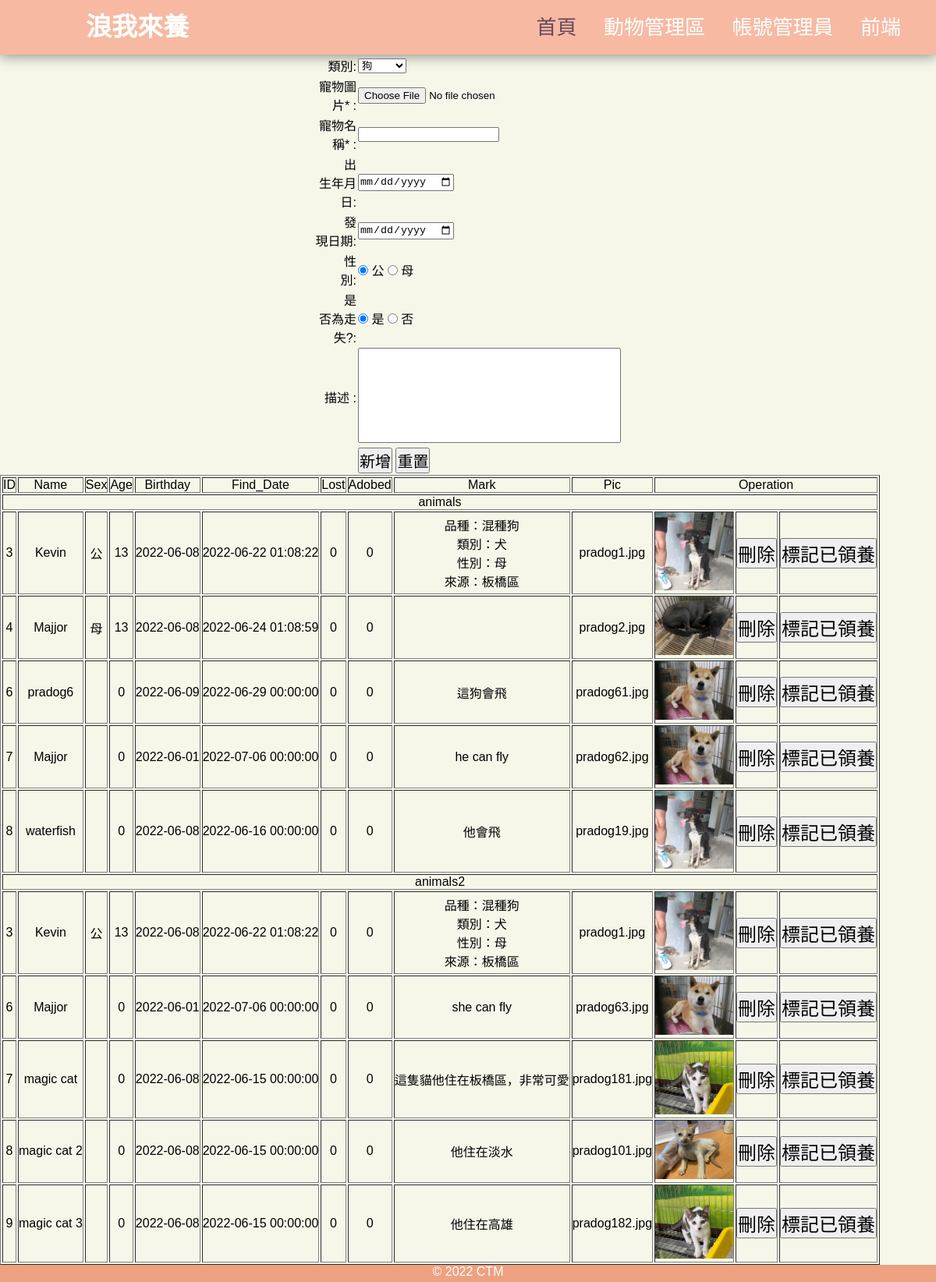
Page /Admin/upload.php on the committed database.
### tables this page shows
CREATE TABLE `animals` (
  `ID` int(11) NOT NULL,
  `Name` varchar(20) NOT NULL,
  `Sex` enum('公','母') NOT NULL,
  `Age` int(3) NOT NULL,
  `Birthday` date NOT NULL,
  `Find_Date` datetime NOT NULL,
  `Lost` tinyint(1) NOT NULL,
  `Adobted` tinyint(1) NOT NULL,
  `Mark` varchar(100) NOT NULL,
  `Pic` varchar(50) NOT NULL
);

CREATE TABLE `animals2` (
  `ID` int(11) NOT NULL,
  `Name` varchar(20) NOT NULL,
  `Sex` enum('公','母') NOT NULL,
  `Age` int(3) NOT NULL,
  `Birthday` date NOT NULL,
  `Find_Date` datetime NOT NULL,
  `Lost` tinyint(1) NOT NULL,
  `Adobted` tinyint(1) NOT NULL,
  `Mark` varchar(100) NOT NULL,
  `Pic` varchar(50) NOT NULL
);

### Admin/upload.php (the view, shortened to what this page needs)
<!DOCTYPE html>
<html lang="en">
<head>
</head>
<body>
<?php
include("controller/connectDB.php");
include("header.php");
?>
	<form action="controller/upload.php" method="post" name="register" id="register" enctype="multipart/form-data" style="margin: auto;text-align: left; width:min-content;">
    <table width="400px">
    <tr ><td style="text-align:right">
    類別:
    </td>
    <td>
    <select name="sort" >
       <option value="0">狗</option>
	</select>
   	</td>
    </tr>
    <tr><td style="text-align:right" width="150px">寵物圖片* :</td>
    <td><input type="file" name="image" accept="image/*" required /></td> </tr>
    <tr><td style="text-align:right">寵物名稱* :</td>
    <td><input type="text" name="name" id="name" maxlength="20" autofocus required /> </td></tr>
    <tr><td style="text-align:right"><p>
        <label for="textfield">　　出生年月日:</label></td>
        <td><input type="date" name="birthday" id="birthday" required></td>
    <td></tr>
    <tr><td style="text-align:right"><p>
        <label for="textfield">　　發現日期:</label></td>
        <td><input type="date" name="finddate" id="finddate" required></td>
    </p> </tr>
    <tr><td style="text-align:right"><p>
        <label for="textfield">　　性別:</label></td>
        <td><input name="sex" type="radio" id="sex1" value="M" checked> 公
		<input name="sex" type="radio" id="sex2" value="F" > 母<br></td>
    </p> </tr>
    <tr><td style="text-align:right"><p>
        <label for="textfield">　　是否為走失?:</label></td>
        <td><input name="lost" type="radio" id="lost1" value="Y" checked> 是
		<input name="lost" type="radio" id="lost2" value="N" > 否<br></td>
    </p> </tr>
    <tr><td style="text-align:right">描述 :</td>
    <td>
    <textarea name="describe" cols="40" rows="8" id="describe" style="resize:none"></textarea>
    </td>
    </tr>
    <tr><td></td><td><input type="submit" value="新增" style="font-size:20px; font-family:'微軟正黑體'" />
    <input type="reset" value="重置" style="font-size:20px; font-family:'微軟正黑體'" />
    </td> </tr>
	</table>
    </form>
	<div style="margin: auto; overflow:auto; text-align:center ">
	<table border="1" style="overflow:auto"   class="table  table-striped">
	<?php
	$i=0;
	$column=array("ID","Name","Sex","Age","Birthday","Find_Date","Lost","Adobed","Mark","Pic","Operation");
	echo "<tr>";
	for($i;$i<sizeof($column)-1;$i++){
		echo "<td>".$column[$i]."</td>";
	}
	echo "<td colspan=\"3\">".$column[sizeof($column)-1]."</td>";
	echo "</tr>";
	?>
    <?php
	$petstable=array("animals","animals2");
	foreach($petstable as $table){
		echo "<tr><td colspan=\"13\">$table</td></tr>";
		$sql_query="SELECT * FROM `$table`";
		$result=mysqli_query($db_link,$sql_query);
		while($row_result=mysqli_fetch_row($result)){
			echo "<tr>";
			for($i=0;$i<sizeof($row_result);$i++)
				echo "<td>".$row_result[$i]."</td>";
			$imgs=explode(",",$row_result["9"]);
			echo "<td>";
			foreach($imgs as $img){
				$path="..\pic\\".$img;
				echo "<img src=\"$path\" alt=\"\" width=\"100px\">";
			}
			echo "</td>";
			echo "<td><input type=\"button\" value=\"刪除\" onclick=\"javascript:location.href='controller/checkpet.php?id=$row_result[0]&table=$table&func=0'\" style=\"font-size:24px; font-family:'微軟正黑體'\" /></td>";
			echo "<td><input type=\"button\" value=\"標記已領養\" onclick=\"javascript:location.href='controller/checkpet.php?id=$row_result[0]&table=$table&func=1'\" style=\"font-size:24px; font-family:'微軟正黑體'\" /></td>";
			echo "</tr>";
		}
	}
	?>
    </table>
</div>
<?php
include("footer.php");
?>
</body>
</html>

### Admin/header.php (shortened to what this page needs)
<nav>
         <label class="logo">浪我來養</label>
         <ul>
            <li><a class="active" href="index.php">首頁</a></li>
            <li>
               <a href="upload.php">動物管理區
               </a>
            </li>
            <li>
               <a href="user.php">帳號管理員
               </a>
            </li>
            <li><a href="../index.php">前端</a></li>
         </ul>
      </nav>

### Admin/footer.php (shortened to what this page needs)
<footer>
        <div>© 2022 CTM</divs>
    </footer>

### Admin/upload.php (style rules this page uses)
body { margin:0 auto; }

### rows in the picture
animals: ID "3", Name "Kevin", Sex "公", Age "13", Birthday "2022-06-08", Find_Date "2022-06-22 01:08:22", Lost "0", Adobted "0", Mark "品種：混種狗 類別：犬 性別：母 來源：板橋區", Pic "pradog1.jpg", Pic (picture)
animals: ID "4", Name "Majjor", Sex "母", Age "13", Birthday "2022-06-08", Find_Date "2022-06-24 01:08:59", Lost "0", Adobted "0", Pic "pradog2.jpg", Pic (picture)
animals: ID "6", Name "pradog6", Age "0", Birthday "2022-06-09", Find_Date "2022-06-29 00:00:00", Lost "0", Adobted "0", Mark "這狗會飛", Pic "pradog61.jpg", Pic (picture)
animals: ID "7", Name "Majjor", Age "0", Birthday "2022-06-01", Find_Date "2022-07-06 00:00:00", Lost "0", Adobted "0", Mark "he can fly", Pic "pradog62.jpg", Pic (picture)
animals: ID "8", Name "waterfish", Age "0", Birthday "2022-06-08", Find_Date "2022-06-16 00:00:00", Lost "0", Adobted "0", Mark "他會飛", Pic "pradog19.jpg", Pic (picture)
animals2: ID "3", Name "Kevin", Sex "公", Age "13", Birthday "2022-06-08", Find_Date "2022-06-22 01:08:22", Lost "0", Adobted "0", Mark "品種：混種狗 類別：犬 性別：母 來源：板橋區", Pic "pradog1.jpg", Pic (picture)
animals2: ID "6", Name "Majjor", Age "0", Birthday "2022-06-01", Find_Date "2022-07-06 00:00:00", Lost "0", Adobted "0", Mark "she can fly", Pic "pradog63.jpg", Pic (picture)
animals2: ID "7", Name "magic cat", Age "0", Birthday "2022-06-08", Find_Date "2022-06-15 00:00:00", Lost "0", Adobted "0", Mark "這隻貓他住在板橋區，非常可愛", Pic "pradog181.jpg", Pic (picture)
animals2: ID "8", Name "magic cat 2", Age "0", Birthday "2022-06-08", Find_Date "2022-06-15 00:00:00", Lost "0", Adobted "0", Mark "他住在淡水", Pic "pradog101.jpg", Pic (picture)
animals2: ID "9", Name "magic cat 3", Age "0", Birthday "2022-06-08", Find_Date "2022-06-15 00:00:00", Lost "0", Adobted "0", Mark "他住在高雄", Pic "pradog182.jpg", Pic (picture)

### other values in the picture
$column[$i] "ID"
$column[$i] "Name"
$column[$i] "Sex"
$column[$i] "Age"
$column[$i] "Birthday"
$column[$i] "Find_Date"
$column[$i] "Lost"
$column[$i] "Adobed"
$column[$i] "Mark"
$column[$i] "Pic"
$column[sizeof($column)-1] "Operation"
$table "animals"
$table "animals2"
